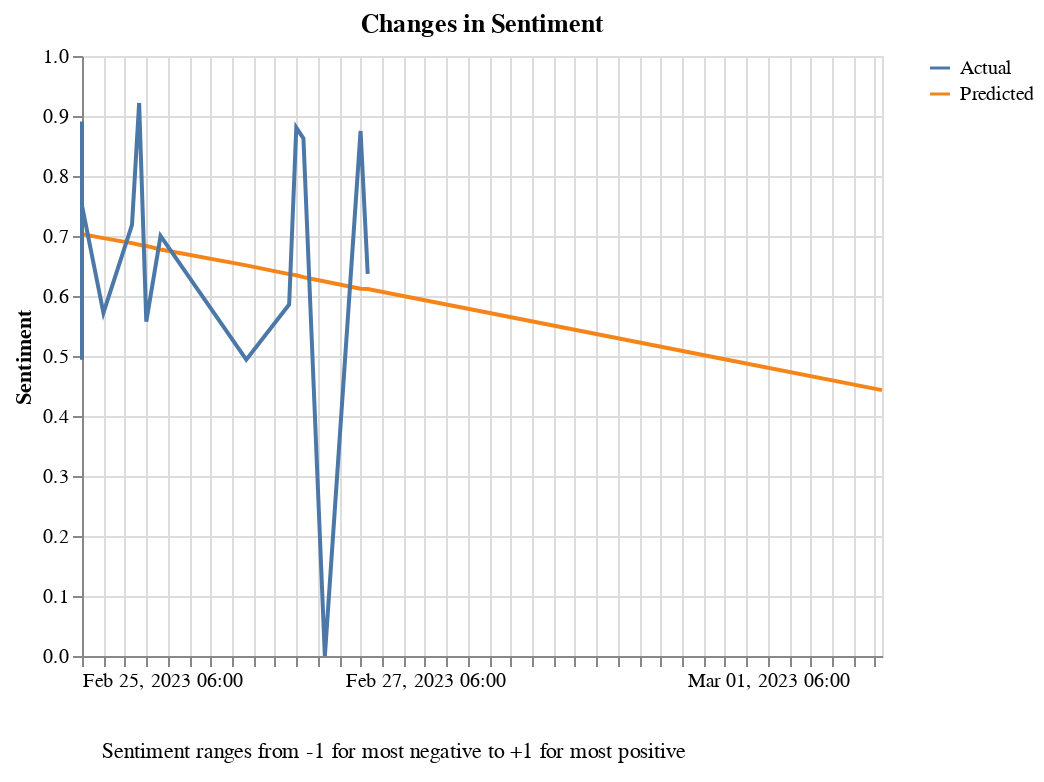

The code cell stored with this chart in its notebook:
### Code cell
def plot_sentiment_ts(df: pd.DataFrame, lead:int):
    df_copy = df.copy(deep=True)
    df_copy["x"] = df_copy.sentiment

    return plot_ts(df_copy, "Changes in Sentiment", "x", "Sentiment", True, lead)

plot_sentiment_ts(df, 3)

### Figure 1 — Vega-Lite specification as saved in the notebook (floating-point values rounded to 4 significant figures)
{"config": {"view": {"continuousWidth": 400, "continuousHeight": 300}}, "vconcat": [{"data": {"name": "data-d24f91950f9e5ad93368c4318b6e197d"}, "mark": "line", "encoding": {"color": {"field": "forecast", "legend": {"title": ""}, "type": "nominal"}, "x": {"axis": {"tickCount": 33}, "field": "date", "timeUnit": "yearmonthdatehours", "title": "", "type": "temporal"}, "y": {"field": "x", "title": "Sentiment", "type": "quantitative"}}, "title": "Changes in Sentiment"}, {"data": {"name": "data-5bd5064d2330174fa6c74aa66fa4f0a8"}, "mark": {"type": "text", "align": "left"}, "encoding": {"text": {"field": "text", "type": "nominal"}}}], "$schema": "https://vega.github.io/schema/vega-lite/v4.17.0.json", "datasets": {"data-d24f91950f9e5ad93368c4318b6e197d": [{"date": "2023-02-25T06:12:08+00:00", "x": 0.7047, "forecast": "Predicted"}, {"date": "2023-02-25T06:21:01+00:00", "x": 0.7044, "forecast": "Predicted"}, {"date": "2023-02-25T06:53:39+00:00", "x": 0.7031, "forecast": "Predicted"}, {"date": "2023-02-25T09:42:53+00:00", "x": 0.6965, "forecast": "Predicted"}, {"date": "2023-02-25T13:16:31+00:00", "x": 0.6882, "forecast": "Predicted"}, {"date": "2023-02-25T14:29:42+00:00", "x": 0.6853, "forecast": "Predicted"}, {"date": "2023-02-25T15:17:26+00:00", "x": 0.6834, "forecast": "Predicted"}, {"date": "2023-02-25T17:48:57+00:00", "x": 0.6775, "forecast": "Predicted"}, {"date": "2023-02-26T05:08:34+00:00", "x": 0.651, "forecast": "Predicted"}, {"date": "2023-02-26T11:22:47+00:00", "x": 0.6364, "forecast": "Predicted"}, {"date": "2023-02-26T12:08:31+00:00", "x": 0.6347, "forecast": "Predicted"}, {"date": "2023-02-26T13:30:16+00:00", "x": 0.6315, "forecast": "Predicted"}, {"date": "2023-02-26T16:34:32+00:00", "x": 0.6243, "forecast": "Predicted"}, {"date": "2023-02-26T21:50:23+00:00", "x": 0.612, "forecast": "Predicted"}, {"date": "2023-02-26T22:00:41+00:00", "x": 0.6116, "forecast": "Predicted"}, {"date": "2023-02-27T22:00:41+00:00", "x": 0.5554, "forecast": "Predicted"}, {"date": "2023-02-28T22:00:41+00:00", "x": 0.4992, "forecast": "Predicted"}, {"date": "2023-03-01T22:00:41+00:00", "x": 0.4431, "forecast": "Predicted"}, {"date": "2023-02-26T22:00:41+00:00", "x": 0.6369, "forecast": "Actual"}, {"date": "2023-02-26T21:50:23+00:00", "x": 0.875, "forecast": "Actual"}, {"date": "2023-02-26T16:34:32+00:00", "x": 0.0, "forecast": "Actual"}, {"date": "2023-02-26T13:30:16+00:00", "x": 0.8625, "forecast": "Actual"}, {"date": "2023-02-26T12:08:31+00:00", "x": 0.8807, "forecast": "Actual"}, {"date": "2023-02-26T11:22:47+00:00", "x": 0.5859, "forecast": "Actual"}, {"date": "2023-02-26T05:08:34+00:00", "x": 0.4939, "forecast": "Actual"}, {"date": "2023-02-25T17:48:57+00:00", "x": 0.7003, "forecast": "Actual"}, {"date": "2023-02-25T15:17:26+00:00", "x": 0.5574, "forecast": "Actual"}, {"date": "2023-02-25T14:29:42+00:00", "x": 0.9217, "forecast": "Actual"}, {"date": "2023-02-25T13:16:31+00:00", "x": 0.7184, "forecast": "Actual"}, {"date": "2023-02-25T09:42:53+00:00", "x": 0.5719, "forecast": "Actual"}, {"date": "2023-02-25T06:53:39+00:00", "x": 0.4939, "forecast": "Actual"}, {"date": "2023-02-25T06:21:01+00:00", "x": 0.891, "forecast": "Actual"}, {"date": "2023-02-25T06:12:08+00:00", "x": 0.7506, "forecast": "Actual"}], "data-5bd5064d2330174fa6c74aa66fa4f0a8": [{"text": "Sentiment ranges from -1 for most negative to +1 for most positive"}]}}
